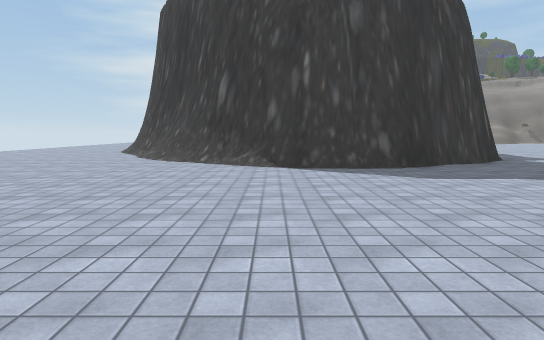
View 1 (above)

14 first-person views from a walk through a Unity game level. The camera is 1.3 m above the floor, tilts 6° down and sees 75° across. The floor is counted in squares, 2 m on a side. Each view is taken from the middle of a square. On the plan, view 1 faces up. The plan holds only what a view shows up to about 10 squares ahead; the rest is blank. The place goes on beyond the plan. Some trees and plants on the terrain are drawn as simple stand-ins. Some surface patterns are stand-ins.

View 2
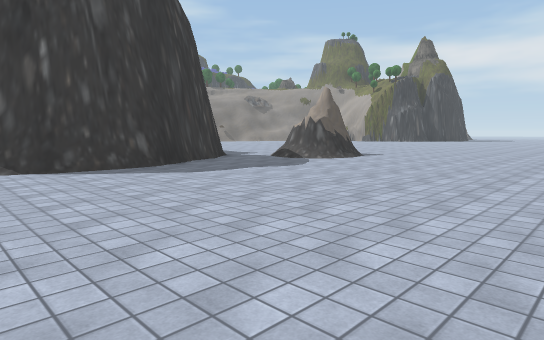

View 3
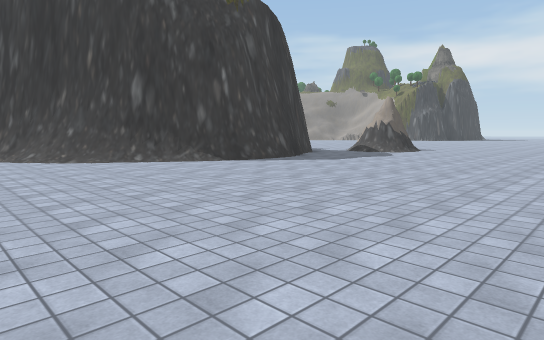

View 4
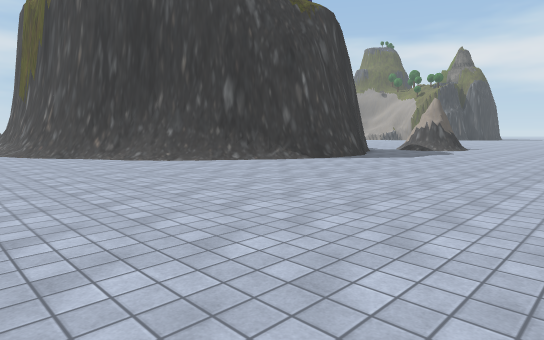

View 5
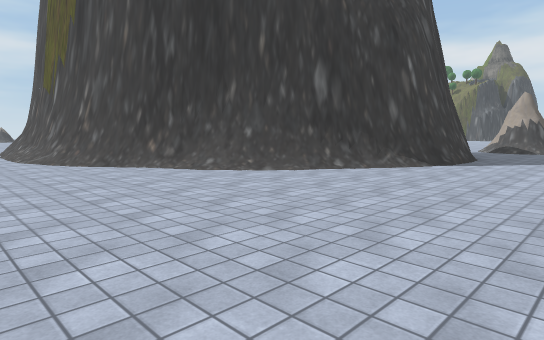

View 6
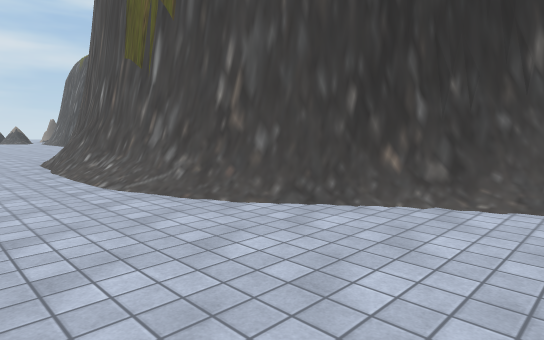

View 7
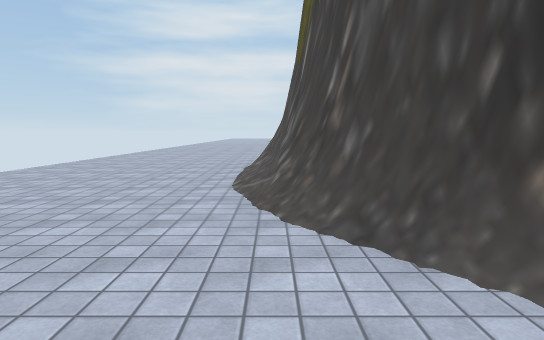

View 8
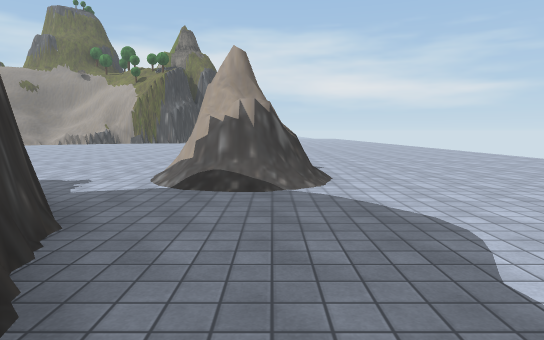

View 9
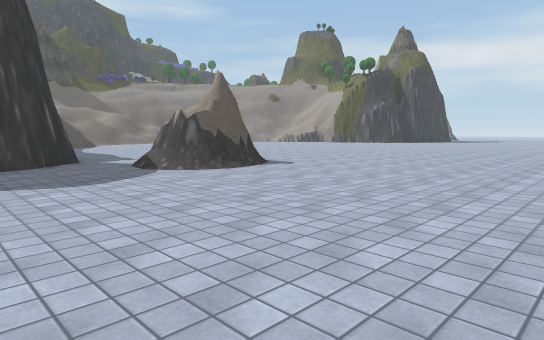

View 10
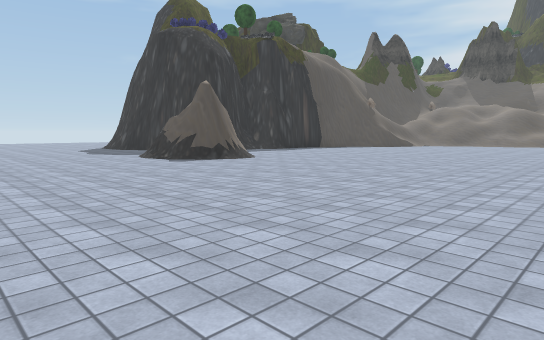

View 11
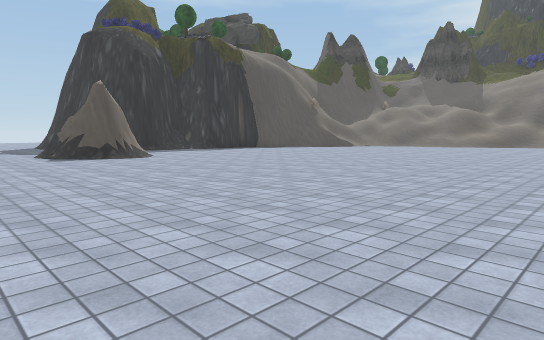

View 12
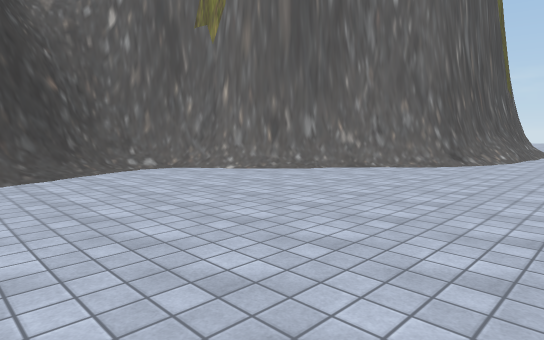

View 13
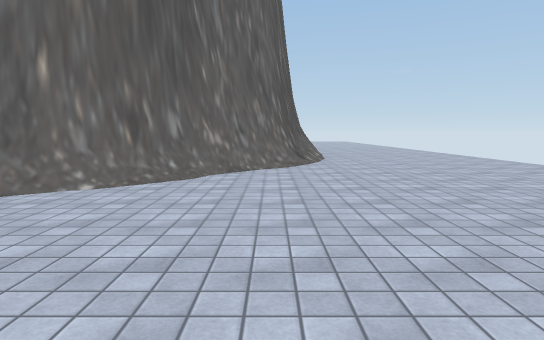

View 14
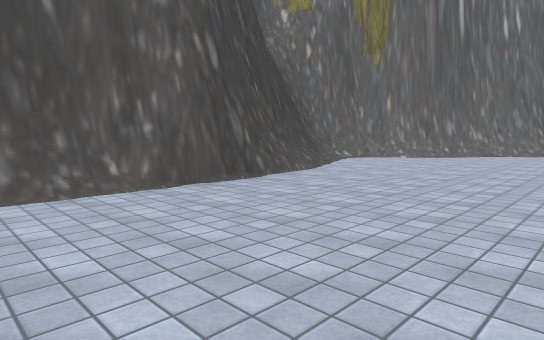

### Floor plan
Key: @ floor where view 1 was taken; # wall or solid block; . floor; / step, stairs or slope; = window, fence, low wall or low ledge.
Columns run from 7 left of view 1 to 18 right of it. Each row starts with its distance up from view 1.
 31  ....
 30  ....##
 29  ....##
 28  ....##
 27  ....##
 26 ......#
 25 ......##
 24 ....../#
 23 ....../#
 22 ...../##
 21 ..../##
 20 ....##
 19 ...##
 18 ../#
 17 ../#
 16 ..##
 15 ..#
 14 ..#                   ..
 13 ..##                 ....
 12 ...#              .......
 11 ...##           .........
 10 .../##       ............
  9 ..../##     #............
  8 ...../##  ###............
  7 .......####..=##..........
  6 ..............##..........
  5 ..........................
  4 ..........................
  3 ..........................
  2 ........................
  1 ........................
  0   .....@.......  ...

Where each view was taken, in squares from view 1:
view 1: 0 up, 0 right, facing up
view 2: 0 up, 1 left, facing up-right
view 3: 0 up, 5 left, facing up-right
view 4: 1 up, 7 left, facing up-right
view 5: 4 up, 7 left, facing up-right
view 6: 9 up, 7 left, facing up-right
view 7: 9 up, 5 left, facing up
view 8: 6 up, 2 right, facing right
view 9: 0 up, 3 right, facing up-right
view 10: 1 up, 16 right, facing up-left
view 11: 3 up, 18 right, facing up-left
view 12: 26 up, 7 left, facing down-right
view 13: 26 up, 4 left, facing down
view 14: 31 up, 6 left, facing down-right
